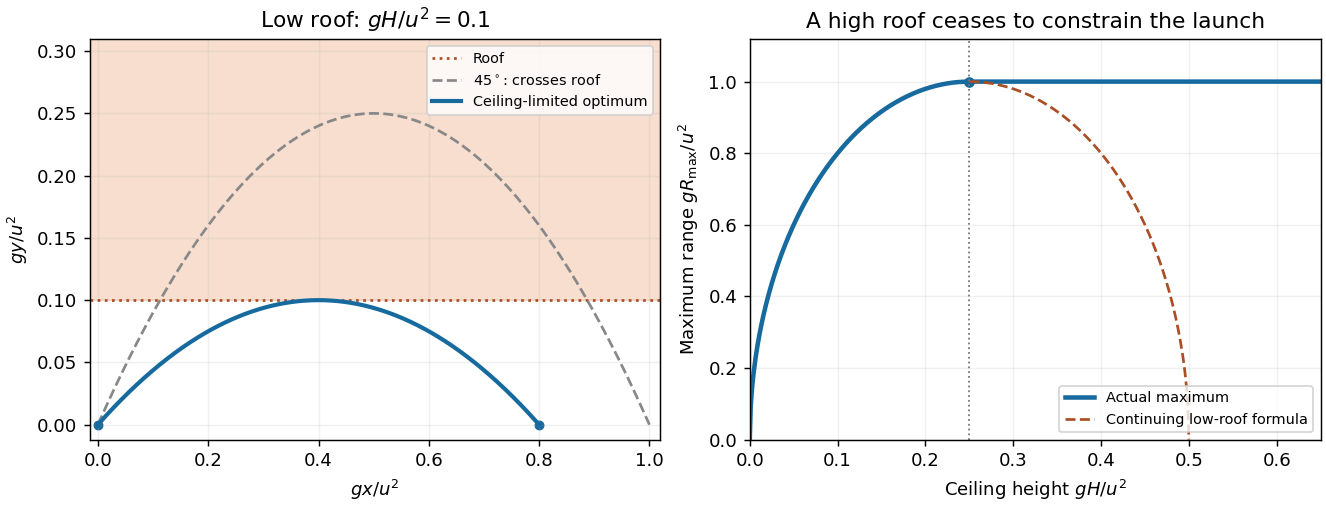

Python code for this plot:
"""Dimensionless ceiling-constrained projectile range; output one PNG to cwd."""
from pathlib import Path
import matplotlib
matplotlib.use('Agg')
import matplotlib.pyplot as plt
import numpy as np

plt.rcParams.update({'font.size':10,'axes.titlesize':12,'figure.facecolor':'white','savefig.facecolor':'white'})
fig,axes=plt.subplots(1,2,figsize=(10.2,3.9),layout='constrained')
x=np.linspace(0,1,501);h=.1;theta=np.arcsin(np.sqrt(2*h));R=np.sqrt(8*h*(1-2*h));xx=np.linspace(0,R,400)
ax=axes[0];ax.axhspan(h,.31,color='#f5d0bb',alpha=.7);ax.axhline(h,color='#ab4e25',linestyle=':',label='Roof')
ax.plot(x,x-x*x,color='#888888',linestyle='--',label=r'$45^\circ$: crosses roof');ax.plot(xx,xx*np.tan(theta)-xx*xx/(2*np.cos(theta)**2),color='#176a9e',linewidth=2.3,label='Ceiling-limited optimum')
ax.scatter([0,R],[0,0],s=20,color='#176a9e');ax.set(xlabel=r'$gx/u^2$',ylabel=r'$gy/u^2$',title=r'Low roof: $gH/u^2=0.1$',xlim=(-.015,1.02),ylim=(-.012,.31));ax.legend(loc='upper right',fontsize=8);ax.grid(alpha=.18)
ax=axes[1];hh=np.linspace(0,.65,600);rr=np.where(hh<=.25,np.sqrt(np.maximum(0,8*hh*(1-2*hh))),1)
ax.plot(hh,rr,color='#176a9e',linewidth=2.5,label='Actual maximum');wrong=np.linspace(.25,.5,200);ax.plot(wrong,np.sqrt(8*wrong*(1-2*wrong)),color='#ab4e25',linestyle='--',label='Continuing low-roof formula')
ax.axvline(.25,color='#777777',linestyle=':',linewidth=1);ax.scatter([.25],[1],s=24,color='#176a9e');ax.set(xlabel=r'Ceiling height $gH/u^2$',ylabel=r'Maximum range $gR_{\max}/u^2$',title='A high roof ceases to constrain the launch',xlim=(0,.65),ylim=(0,1.12));ax.legend(loc='lower right',fontsize=8);ax.grid(alpha=.18)
fig.savefig(Path.cwd()/Path(__file__).with_suffix('.png').name,dpi=130,facecolor='white',transparent=False,metadata={'Software':'Matplotlib'});plt.close(fig)
